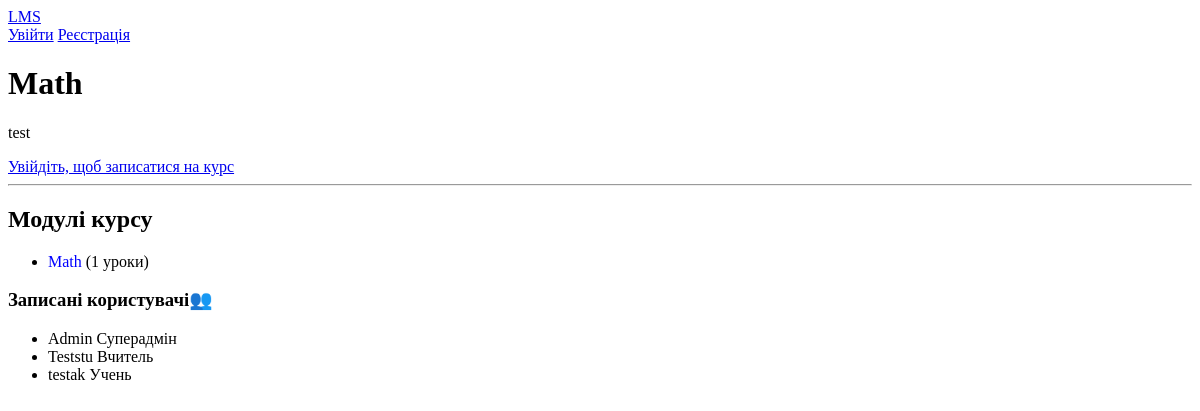
Screenshot of /course/2/ with the database file from the repository.
### lms/models.py (models this page shows, shortened)
class Course(models.Model):
    title = models.CharField(max_length=200)
    description = models.TextField()
    created_at = models.DateTimeField(auto_now_add=True)
    students = models.ManyToManyField(User, related_name='enrolled_courses', blank=True)

class Module(models.Model):
    course = models.ForeignKey(Course, on_delete=models.CASCADE, related_name='modules')
    title = models.CharField(max_length=200)

### lms/views.py (the view)
# urls.py: path('course/<int:course_id>/', views.course_detail, name='course_detail'),
def course_detail(request, course_id):
    course = get_object_or_404(Course, id=course_id)
    enrolled = False
    if request.user.is_authenticated:
        enrolled = Enrollment.objects.filter(
            user=request.user,
            course=course
        ).exists()
    can_create_module = False
    if request.user.is_authenticated:
        if request.user.is_superuser:
            can_create_module = True
        elif hasattr(request.user, "profile"):
            if request.user.profile.role in ["teacher", "admin"]:
                can_create_module = True
    enrolled_users = User.objects.filter(
        enrollment__course=course
    ).select_related("profile")
    if request.method == "POST" and can_create_module:
        module_title = request.POST.get("module_title")
        if module_title:
            Module.objects.create(course=course, title=module_title)
            return redirect("course_detail", course_id=course.id)
    return render(request, "lms/course_detail.html", {
        "course": course,
        "enrolled": enrolled,
        "can_create_module": can_create_module,
        "enrolled_users": enrolled_users
    })

### lms/templates/lms/course_detail.html (shortened to what this page needs)
{% extends "base.html" %}
{% block content %}
<h1>{{ course.title }}</h1>
<p>{{ course.description }}</p>
{% if user.is_authenticated %}
    {% if enrolled %}
        <p>Ви вже записані на цей курс</p>
    {% else %}
        <form method="post" action="{% url 'enroll_course' course.id %}">
            {% csrf_token %}
            <button type="submit">Записатися на курс</button>
        </form>
    {% endif %}
{% if can_create_module %}
    <hr>
    <div class="module-box">
        <h5 class="text-black mb-3">Додати новий модуль</h5>
        <form method="post">
            {% csrf_token %}
            <input type="text"
                   name="module_title"
                   class="module-input"
                   placeholder="Назва модуля"
                   required>
            <button type="submit" class="module-btn">
                ➕ Створити модуль
            </button>
        </form>
    </div>
{% endif %}
{% else %}
    <a href="{% url 'login' %}">Увійдіть, щоб записатися на курс</a>
{% endif %}
<hr>
<h2>Модулі курсу</h2>
<ul>
  {% for module in course.modules.all %}
    <li>
      <a href="{% url 'module_detail' module.id %}" class="custom-link">
        {{ module.title }}
      </a>
      {% if module.lessons.count > 0 %}
        ({{ module.lessons.count }} уроки)
      {% else %}
        (Уроків поки що немає)
      {% endif %}
    </li>
  {% empty %}
    <li>Модулів поки що немає</li>
  {% endfor %}
</ul>
<h3 class="mt-4">Записані користувачі👥</h3>
<ul class="list-group">
  {% for user in enrolled_users %}
    <li class="list-group-item d-flex justify-content-between align-items-center">
      {{ user.username }}
      <span class="badge bg-secondary">
        {% if user.is_superuser %}
          Суперадмін
        {% elif user.profile.role == "admin" %}
          Адмін
        {% elif user.profile.role == "teacher" %}
          Вчитель
        {% else %}
          Учень
        {% endif %}
      </span>
    </li>
  {% empty %}
    <li class="list-group-item">Ніхто ще не записаний🚫</li>
  {% endfor %}
</ul>
{% endblock %}

### lms/static/css/style.css (style rules this page uses)
.custom-link { text-decoration: none; color: blue; font-weight: 500; transition: 0.2s; }

### rows the page displays
Course: title "Math", description "test"
Module: title "Math", lessons.count "1"

### other values shown
{{ user.username }} "Admin"
{{ user.username }} "Teststu"
{{ user.username }} "testak"
